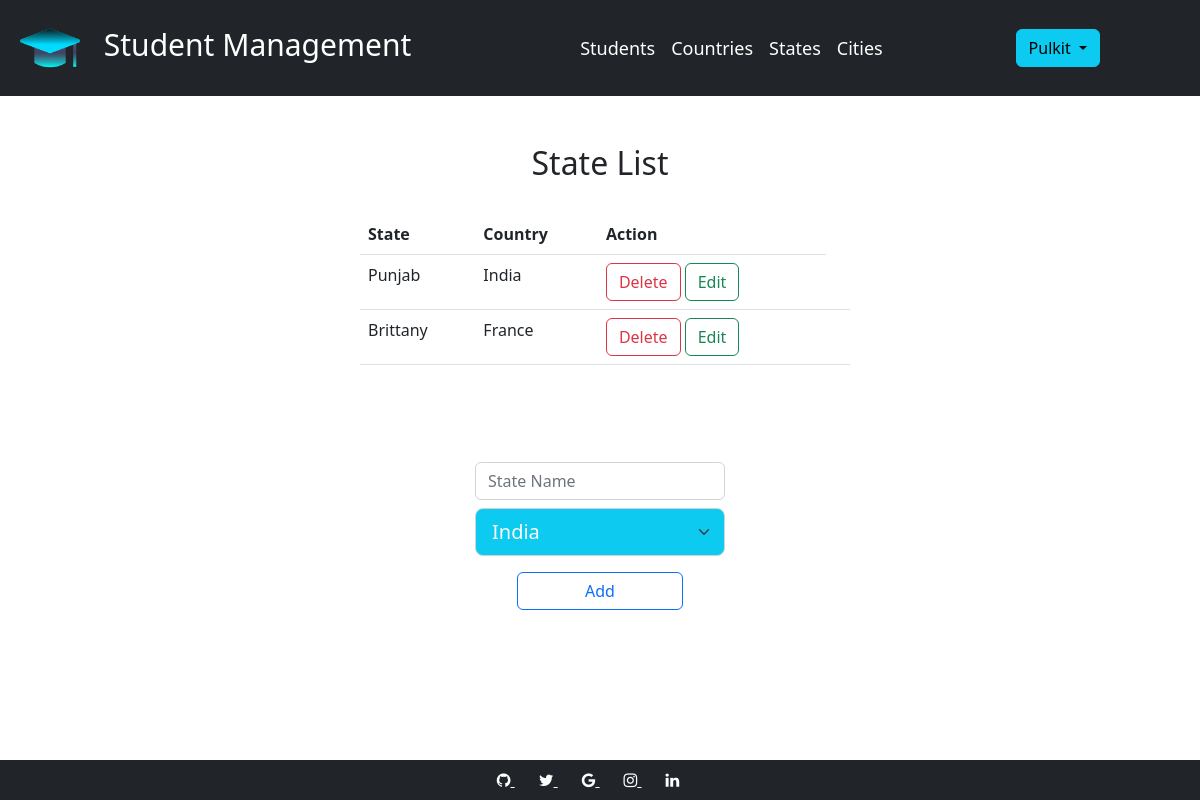
Screenshot of /all_states (signed in) with the database file from the repository.
### models.py (models this page shows, shortened)
class State(db.Model):
    __tablename__ = "state"
    id = db.Column(db.Integer, primary_key=True)
    name = db.Column(db.String(100))
    country_id = db.Column(db.Integer, db.ForeignKey('country.id'))
    country = db.relationship('Country')

class Country(db.Model):
    __tablename__ = "country"
    id = db.Column(db.Integer, primary_key=True)
    name = db.Column(db.String(100))

### app.py (the view)
@app.route('/all_states')
def all_states():
    if 'username' in session:
        form = Form()
        form.country.choices = [(country.id, country.name) for country in Country.query.all()]
        return render_template(templates.show_state_list, states=State.query.all(), form=form)
    return render_template(templates.login)

### forms.py
class Form(FlaskForm):
    country = SelectField('country', choices=[('', 'Select Country')], validators=[data_required()])
    state = SelectField('state', choices=[('', 'Select State')], validators=[data_required()])
    city = SelectField('city', choices=[('', 'Select City')], validators=[data_required()])
    standard = SelectField('standard', choices=[''], validators=[data_required()])
    section = SelectField('section', choices=[''], validators=[data_required()])

### templates/show_state_list.html (shortened to what this page needs)
{%extends "skel.html"%}
{%block content%}
<br>
<br>
<h2 style="text-align:center">State List</h2>
<br>
<div style="width:500px; margin:auto" class="d-grid gap-2 col-6 mx-auto">
    <div style="overflow-y:scroll; height:200px; margin-left:10px">
        <table class="table table-hover" id="tb">
            <thead>
            <tr>
                <th>State</th>
                <th>Country</th>
                <th>Action</th>
            </tr>
            </thead>
            <tbody>
            <tr>
                {% for state in states %}
                <td>{{state.name }}</td>
                <td>{{state.country.name}}</td>
                <td>
                    <button type="button" id="del" class="btn btn-outline-danger" onclick="del({{state.id}})"
                             data-target=".bd-example-modal-sm">Delete
                    </button>
                    <button type="button" class="btn btn-outline-success"
                            onclick="location.href='{{url_for('update_state', state_id = state.id)}}'">Edit
                    </button>
                </td>
                <td>
                </td>
            </tr>
            {% endfor%}
            </tbody>
        </table>
    </div>
    <div class="d-grid gap-2 col-12 mx-auto" style="margin-top: 40px;">
        <div class="d-grid gap-2 col-6 mx-auto">
            <form action="{{url_for('add_state')}}" method="POST">
                <div class="d-grid gap-2 col-12 mx-auto">
                    <input type="text" class="form-control" placeholder="State Name" name="name" required>
                    {{form.country(class="form-select form-select-lg mb-3 bg-info text-light")}}
                </div>
                <div class="d-grid col-8 mx-auto" >
                    <button type="submit" class="btn btn-outline-primary">Add</button>
                </div>
            </form>
        </div>
    </div>
</div>
{%endblock%}

### rows the page displays
State: name "Punjab", country.name "India"
State: name "Brittany", country.name "France"

### other values shown
{{ session.username.capitalize() }} "Pulkit"
